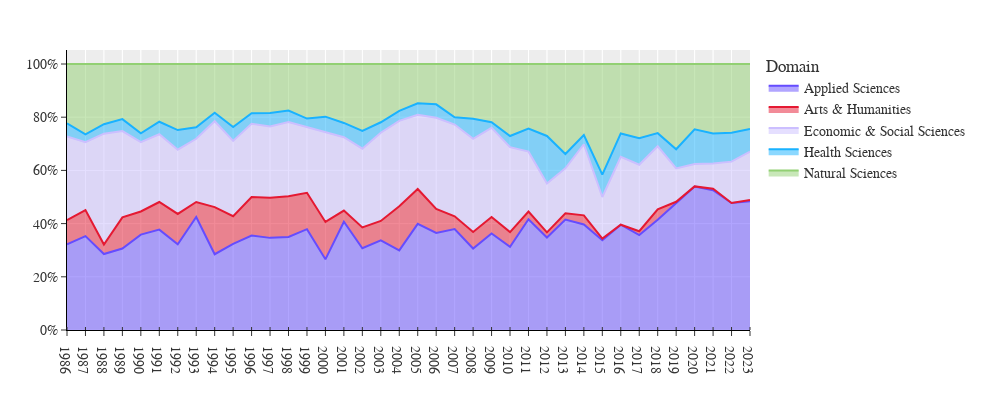

Source (notebook cell):
### Markdown cell above
# Article Distributions By Category

### Code cell
# Count unique articles per domain per year
domain = df.groupby(['year', 'domain_en'])['title_cn'].nunique().reset_index(name='count')
domain = domain.pivot_table(index='year', columns='domain_en', values='count', fill_value=0)
domain = domain.div(domain.sum(axis=1), axis=0).reset_index()

fig = px.area(domain, x='year', y=[col for col in domain.columns if col != 'year'],
              color_discrete_map=color_palette)

fig.update_layout(
    layout,
    width=1000,
    #title='Distribution of Articles by Domain, 1986-2023',
    xaxis=dict(
        minor=dict(ticks="inside", showgrid=True),
        type='category'
    ),
    yaxis=dict(
        title="",
        tickformat='.0%'
    ),
    showlegend=True,
    legend=dict(title='Domain'),
    hovermode='x unified',
    margin=dict(b=0, r=250)
)

fig.update_traces(
    hovertemplate='%{fullData.name}: %{y:.1%}<extra></extra>'
)

fig.show()

### Figure 1 — Plotly figure (JSON) as saved in the notebook; plotly's stock layout.template omitted (floating-point values rounded to 4 significant figures)
{"data": [{"fillpattern": {"shape": ""}, "hovertemplate": "%{fullData.name}: %{y:.1%}<extra></extra>", "legendgroup": "Applied Sciences", "line": {"color": "#654CFF"}, "marker": {"symbol": "circle"}, "mode": "lines", "name": "Applied Sciences", "orientation": "v", "showlegend": true, "stackgroup": "1", "type": "scatter", "x": [1986, 1987, 1988, 1989, 1990, 1991, 1992, 1993, 1994, 1995, 1996, 1997, 1998, 1999, 2000, 2001, 2002, 2003, 2004, 2005, 2006, 2007, 2008, 2009, 2010, 2011, 2012, 2013, 2014, 2015, 2016, 2017, 2018, 2019, 2020, 2021, 2022, 2023], "xaxis": "x", "y": [0.3223, 0.3529, 0.2857, 0.3063, 0.3587, 0.3774, 0.3221, 0.425, 0.2848, 0.3237, 0.355, 0.3464, 0.3497, 0.3789, 0.2656, 0.4072, 0.3073, 0.3371, 0.2995, 0.3989, 0.3652, 0.3793, 0.3063, 0.363, 0.3125, 0.4162, 0.3478, 0.4154, 0.3966, 0.3373, 0.3959, 0.3566, 0.4145, 0.4756, 0.5398, 0.5256, 0.4776, 0.4839], "yaxis": "y"}, {"fillpattern": {"shape": ""}, "hovertemplate": "%{fullData.name}: %{y:.1%}<extra></extra>", "legendgroup": "Arts & Humanities", "line": {"color": "#E51932"}, "marker": {"symbol": "circle"}, "mode": "lines", "name": "Arts & Humanities", "orientation": "v", "showlegend": true, "stackgroup": "1", "type": "scatter", "x": [1986, 1987, 1988, 1989, 1990, 1991, 1992, 1993, 1994, 1995, 1996, 1997, 1998, 1999, 2000, 2001, 2002, 2003, 2004, 2005, 2006, 2007, 2008, 2009, 2010, 2011, 2012, 2013, 2014, 2015, 2016, 2017, 2018, 2019, 2020, 2021, 2022, 2023], "xaxis": "x", "y": [0.09091, 0.09804, 0.03571, 0.1171, 0.08696, 0.1038, 0.1141, 0.05625, 0.1772, 0.104, 0.145, 0.1508, 0.153, 0.1368, 0.1406, 0.04192, 0.07821, 0.07303, 0.1658, 0.1311, 0.08989, 0.04828, 0.0625, 0.06164, 0.05556, 0.0289, 0.01932, 0.02308, 0.03448, 0.006024, 0, 0.01471, 0.03947, 0.006369, 0, 0.005119, 0, 0.004608], "yaxis": "y"}, {"fillpattern": {"shape": ""}, "hovertemplate": "%{fullData.name}: %{y:.1%}<extra></extra>", "legendgroup": "Economic & Social Sciences", "line": {"color": "#CCBFFF"}, "marker": {"symbol": "circle"}, "mode": "lines", "name": "Economic & Social Sciences", "orientation": "v", "showlegend": true, "stackgroup": "1", "type": "scatter", "x": [1986, 1987, 1988, 1989, 1990, 1991, 1992, 1993, 1994, 1995, 1996, 1997, 1998, 1999, 2000, 2001, 2002, 2003, 2004, 2005, 2006, 2007, 2008, 2009, 2010, 2011, 2012, 2013, 2014, 2015, 2016, 2017, 2018, 2019, 2020, 2021, 2022, 2023], "xaxis": "x", "y": [0.314, 0.2549, 0.4167, 0.3243, 0.2609, 0.2547, 0.2416, 0.2375, 0.3228, 0.2832, 0.275, 0.2682, 0.2787, 0.2474, 0.3385, 0.2754, 0.2961, 0.3315, 0.3209, 0.2787, 0.3427, 0.3448, 0.35, 0.3356, 0.3194, 0.2254, 0.1836, 0.1692, 0.2672, 0.1566, 0.2551, 0.25, 0.2368, 0.1253, 0.0846, 0.09556, 0.1553, 0.182], "yaxis": "y"}, {"fillpattern": {"shape": ""}, "hovertemplate": "%{fullData.name}: %{y:.1%}<extra></extra>", "legendgroup": "Health Sciences", "line": {"color": "#19B2FF"}, "marker": {"symbol": "circle"}, "mode": "lines", "name": "Health Sciences", "orientation": "v", "showlegend": true, "stackgroup": "1", "type": "scatter", "x": [1986, 1987, 1988, 1989, 1990, 1991, 1992, 1993, 1994, 1995, 1996, 1997, 1998, 1999, 2000, 2001, 2002, 2003, 2004, 2005, 2006, 2007, 2008, 2009, 2010, 2011, 2012, 2013, 2014, 2015, 2016, 2017, 2018, 2019, 2020, 2021, 2022, 2023], "xaxis": "x", "y": [0.04959, 0.02941, 0.03571, 0.04505, 0.03261, 0.04717, 0.07383, 0.04375, 0.03165, 0.05202, 0.04, 0.05028, 0.04372, 0.03158, 0.05729, 0.05389, 0.06704, 0.03933, 0.03743, 0.04372, 0.05056, 0.02759, 0.075, 0.02055, 0.04167, 0.08671, 0.1787, 0.05385, 0.03448, 0.08434, 0.08798, 0.09926, 0.04934, 0.07219, 0.1303, 0.1126, 0.1082, 0.08525], "yaxis": "y"}, {"fillpattern": {"shape": ""}, "hovertemplate": "%{fullData.name}: %{y:.1%}<extra></extra>", "legendgroup": "Natural Sciences", "line": {"color": "#92d073"}, "marker": {"symbol": "circle"}, "mode": "lines", "name": "Natural Sciences", "orientation": "v", "showlegend": true, "stackgroup": "1", "type": "scatter", "x": [1986, 1987, 1988, 1989, 1990, 1991, 1992, 1993, 1994, 1995, 1996, 1997, 1998, 1999, 2000, 2001, 2002, 2003, 2004, 2005, 2006, 2007, 2008, 2009, 2010, 2011, 2012, 2013, 2014, 2015, 2016, 2017, 2018, 2019, 2020, 2021, 2022, 2023], "xaxis": "x", "y": [0.2231, 0.2647, 0.2262, 0.2072, 0.2609, 0.217, 0.2483, 0.2375, 0.1835, 0.237, 0.185, 0.1844, 0.1749, 0.2053, 0.1979, 0.2216, 0.2514, 0.2191, 0.1765, 0.1475, 0.1517, 0.2, 0.2062, 0.2192, 0.2708, 0.2428, 0.2705, 0.3385, 0.2672, 0.4157, 0.261, 0.2794, 0.2599, 0.3206, 0.2453, 0.2611, 0.2588, 0.2442], "yaxis": "y"}], "layout": {"font": {"family": "Verdana", "size": 14}, "height": 400, "hovermode": "x unified", "legend": {"title": {"text": "Domain"}, "tracegroupgap": 0}, "margin": {"b": 0, "l": 0, "r": 250, "t": 50}, "showlegend": true, "width": 1000, "xaxis": {"anchor": "y", "domain": [0, 1], "linecolor": "black", "minor": {"showgrid": true, "ticks": "inside"}, "showline": true, "tickmode": "array", "title": {"font": {"family": "Verdana", "size": 16}, "text": ""}, "type": "category"}, "yaxis": {"anchor": "x", "domain": [0, 1], "linecolor": "black", "showline": true, "tickformat": ".0%", "title": {"font": {"family": "Verdana", "size": 16}, "text": ""}}}}
